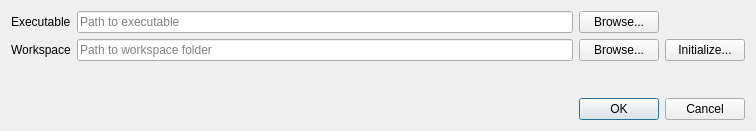
<?xml version="1.0" encoding="UTF-8"?>
<ui version="4.0">
 <class>FiberPlanITDesigner</class>
 <widget class="QDialog" name="FiberPlanITDesigner">
  <property name="geometry">
   <rect>
    <x>0</x>
    <y>0</y>
    <width>756</width>
    <height>131</height>
   </rect>
  </property>
  <property name="windowTitle">
   <string>FiberPlanIT Designer Plugin Configuration</string>
  </property>
  <property name="windowIcon">
   <iconset resource="resources.qrc">
    <normaloff>:/plugins/fiberplanitdesigner/icons/fiberplanit.png</normaloff>:/plugins/fiberplanitdesigner/icons/fiberplanit.png</iconset>
  </property>
  <layout class="QGridLayout" name="gridLayout">
   <item row="4" column="0">
    <layout class="QGridLayout" name="gridLayout_2">
     <item row="3" column="1" colspan="3">
      <widget class="QDialogButtonBox" name="buttonBox">
       <property name="orientation">
        <enum>Qt::Horizontal</enum>
       </property>
       <property name="standardButtons">
        <set>QDialogButtonBox::Cancel|QDialogButtonBox::Ok</set>
       </property>
      </widget>
     </item>
     <item row="0" column="2">
      <widget class="QPushButton" name="btnCommand">
       <property name="text">
        <string>Browse...</string>
       </property>
      </widget>
     </item>
     <item row="2" column="1">
      <spacer name="verticalSpacer">
       <property name="orientation">
        <enum>Qt::Vertical</enum>
       </property>
       <property name="sizeHint" stdset="0">
        <size>
         <width>20</width>
         <height>40</height>
        </size>
       </property>
      </spacer>
     </item>
     <item row="0" column="0" alignment="Qt::AlignRight">
      <widget class="QLabel" name="lblExecutable">
       <property name="sizePolicy">
        <sizepolicy hsizetype="Preferred" vsizetype="Minimum">
         <horstretch>0</horstretch>
         <verstretch>0</verstretch>
        </sizepolicy>
       </property>
       <property name="text">
        <string>Executable</string>
       </property>
      </widget>
     </item>
     <item row="1" column="1">
      <widget class="QLineEdit" name="leWorkspaceDir">
       <property name="text">
        <string/>
       </property>
       <property name="placeholderText">
        <string>Path to workspace folder</string>
       </property>
      </widget>
     </item>
     <item row="1" column="0" alignment="Qt::AlignRight">
      <widget class="QLabel" name="lblWorkspaceDir">
       <property name="sizePolicy">
        <sizepolicy hsizetype="Preferred" vsizetype="Minimum">
         <horstretch>0</horstretch>
         <verstretch>0</verstretch>
        </sizepolicy>
       </property>
       <property name="text">
        <string>Workspace</string>
       </property>
      </widget>
     </item>
     <item row="0" column="1">
      <widget class="QLineEdit" name="leCommand">
       <property name="text">
        <string/>
       </property>
       <property name="placeholderText">
        <string>Path to executable</string>
       </property>
      </widget>
     </item>
     <item row="1" column="2">
      <widget class="QPushButton" name="btnWorkspaceDir">
       <property name="text">
        <string>Browse...</string>
       </property>
      </widget>
     </item>
     <item row="1" column="3">
      <widget class="QPushButton" name="btnInitializeWorkspace">
       <property name="text">
        <string>Initialize...</string>
       </property>
      </widget>
     </item>
    </layout>
   </item>
  </layout>
 </widget>
 <tabstops>
  <tabstop>leCommand</tabstop>
  <tabstop>btnCommand</tabstop>
  <tabstop>leWorkspaceDir</tabstop>
  <tabstop>btnWorkspaceDir</tabstop>
  <tabstop>btnInitializeWorkspace</tabstop>
  <tabstop>buttonBox</tabstop>
 </tabstops>
 <resources>
  <include location="resources.qrc"/>
 </resources>
 <connections>
  <connection>
   <sender>buttonBox</sender>
   <signal>accepted()</signal>
   <receiver>FiberPlanITDesigner</receiver>
   <slot>accept()</slot>
   <hints>
    <hint type="sourcelabel">
     <x>248</x>
     <y>254</y>
    </hint>
    <hint type="destinationlabel">
     <x>157</x>
     <y>274</y>
    </hint>
   </hints>
  </connection>
  <connection>
   <sender>buttonBox</sender>
   <signal>rejected()</signal>
   <receiver>FiberPlanITDesigner</receiver>
   <slot>reject()</slot>
   <hints>
    <hint type="sourcelabel">
     <x>316</x>
     <y>260</y>
    </hint>
    <hint type="destinationlabel">
     <x>286</x>
     <y>274</y>
    </hint>
   </hints>
  </connection>
 </connections>
</ui>
